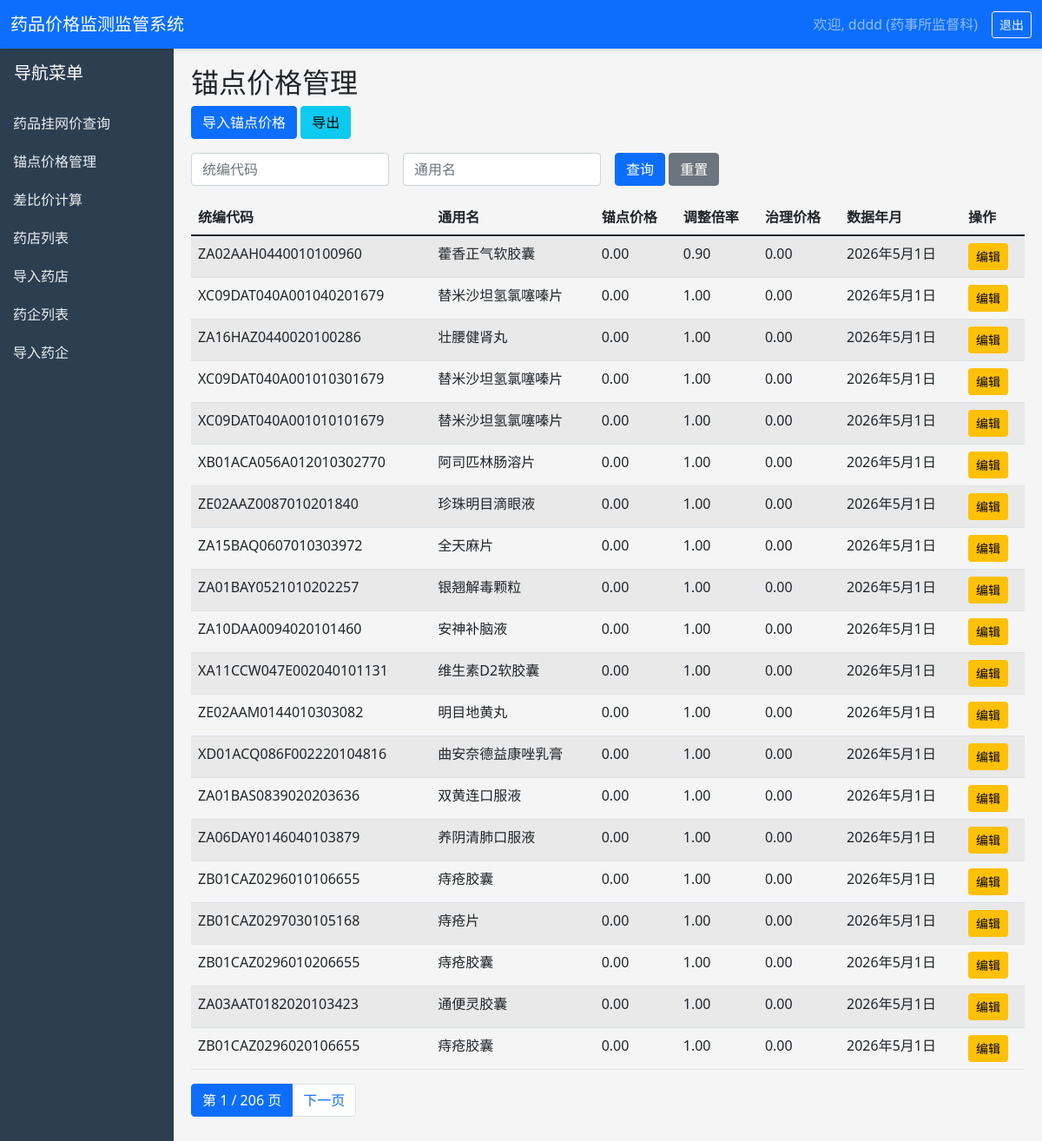
Screenshot of /supervisor/anchor-prices/ (signed in) with the database file from the repository.
### core/models.py (models this page shows, shortened)
class User(AbstractUser):
    USER_TYPE_CHOICES = [
        ('admin', '系统管理员'),
        ('supervisor', '药事所监督科'),
        ('drug_section', '药事所药品科'),
        ('pharmacy', '药店'),
        ('company', '药企'),
        ('district', '区县医保局'),
    ]
    user_type = models.CharField(max_length=20, choices=USER_TYPE_CHOICES, verbose_name='用户类型')
    phone = models.CharField(max_length=20, blank=True, verbose_name='联系电话')
    department = models.ForeignKey('Department', on_delete=models.SET_NULL, null=True, blank=True, related_name='users')
    organization = models.CharField(max_length=200, blank=True, verbose_name='所属机构')
    medical_insurance_code = models.CharField(max_length=50, blank=True, verbose_name='医保编码')
    class Meta:
        verbose_name = '用户'
        verbose_name_plural = '用户'

class AnchorPrice(models.Model):
    drug = models.ForeignKey(Drug, on_delete=models.CASCADE, related_name='anchor_prices')
    anchor_price = models.DecimalField(max_digits=12, decimal_places=2, verbose_name='锚点价格')
    adjust_ratio = models.DecimalField(max_digits=5, decimal_places=2, default=Decimal('1.0'), verbose_name='调整倍率')
    target_price = models.DecimalField(max_digits=12, decimal_places=2, default=0, verbose_name='治理价格')
    record_date = models.DateField(verbose_name='数据年月')
    created_by = models.ForeignKey(User, on_delete=models.SET_NULL, null=True, verbose_name='创建人')
    created_at = models.DateTimeField(auto_now_add=True)
    class Meta:
        verbose_name = '锚点价格'
        verbose_name_plural = '锚点价格'

class Drug(models.Model):
    code = models.CharField(max_length=50, unique=True, verbose_name='统编代码')
    drug_category = models.CharField(max_length=50, choices=DrugCategory.choices, verbose_name='药品分类')
    generic_name = models.CharField(max_length=200, verbose_name='通用名')
    catalog_dosage_form = models.CharField(max_length=100, blank=True, verbose_name='目录剂型')
    description_dosage_form = models.CharField(max_length=100, blank=True, verbose_name='表述剂型')
    spec_package = models.CharField(max_length=500, blank=True, verbose_name='规格包装')
    content = models.CharField(max_length=50, blank=True, verbose_name='含量')
    content_unit = models.CharField(max_length=20, blank=True, verbose_name='含量单位')
    volume = models.CharField(max_length=50, blank=True, verbose_name='装量')
    volume_unit = models.CharField(max_length=20, blank=True, verbose_name='装量单位')
    quantity = models.CharField(max_length=50, blank=True, verbose_name='计价数量')
    quantity_unit = models.CharField(max_length=20, blank=True, verbose_name='计价数量单位')
    package_quantity = models.CharField(max_length=50, blank=True, verbose_name='包装数量')
    usage_days = models.CharField(max_length=50, blank=True, verbose_name='服用天数')
    standard_holder = models.CharField(max_length=200, blank=True, verbose_name='标化持有人')
    catalog_holder = models.CharField(max_length=300, blank=True, verbose_name='目录序号&标化持有人')
    catalog_name = models.CharField(max_length=200, blank=True, verbose_name='医保目录名')
    special_note = models.CharField(max_length=200, blank=True, verbose_name='特殊标注')
    network_price = models.DecimalField(max_digits=12, decimal_places=2, default=0, verbose_name='挂网价')
    anchor_price = models.DecimalField(max_digits=12, decimal_places=2, default=0, verbose_name='锚点价格')
    is_standard = models.BooleanField(default=False, verbose_name='是否标准品')
    standard_mark = models.CharField(max_length=100, blank=True, verbose_name='标准品标记')
    standard_price = models.DecimalField(max_digits=12, decimal_places=2, default=0, verbose_name='差比价')
    price_diff = models.DecimalField(max_digits=12, decimal_places=2, default=0, verbose_name='价差对比')
    unit_value = models.DecimalField(max_digits=20, decimal_places=6, default=0, verbose_name='单体差比值')
    class Meta:
        verbose_name = '药品'
        verbose_name_plural = '药品'

### core/views.py (the view)
# urls.py: path('supervisor/anchor-prices/', v.supervisor_anchor_price_list, name='supervisor_anchor_price_list'),
@login_required
def supervisor_anchor_price_list(request):
    anchors = AnchorPrice.objects.all().select_related('drug').order_by('id')
    drug_code = request.GET.get('drug_code')
    generic_name = request.GET.get('generic_name')
    if drug_code:
        anchors = anchors.filter(drug__code__icontains=drug_code)
    if generic_name:
        anchors = anchors.filter(drug__generic_name__icontains=generic_name)
    paginator = Paginator(anchors, 20)
    page_number = request.GET.get('page')
    page_obj = paginator.get_page(page_number)
    return render(request, 'core/yaoshisuo/anchor_price_list.html', {'page_obj': page_obj})

### templates/core/yaoshisuo/anchor_price_list.html (shortened to what this page needs)
{% extends 'core/base.html' %}
{% block sidebar %}
<div class="p-3"><h5>导航菜单</h5></div>
<a href="{% url 'supervisor_drug_list' %}">药品挂网价查询</a>
<a href="{% url 'supervisor_anchor_price_list' %}">锚点价格管理</a>
<a href="{% url 'calculate_ratio' %}">差比价计算</a>
<a href="{% url 'supervisor_pharmacy_list' %}">药店列表</a>
<a href="{% url 'supervisor_pharmacy_import' %}">导入药店</a>
<a href="{% url 'supervisor_company_list' %}">药企列表</a>
<a href="{% url 'supervisor_company_import' %}">导入药企</a>
{% endblock %}
{% block content %}
<h2>锚点价格管理</h2>
<div class="mb-3">
    <a href="{% url 'supervisor_anchor_price_import' %}" class="btn btn-primary">导入锚点价格</a>
    <a href="{% url 'anchor_price_export' %}" class="btn btn-info">导出</a>
</div>
<form method="get" class="row g-3 mb-3">
    <div class="col-md-3">
        <input type="text" name="drug_code" class="form-control" placeholder="统编代码" value="{{ request.GET.drug_code|default:'' }}">
    </div>
    <div class="col-md-3">
        <input type="text" name="generic_name" class="form-control" placeholder="通用名" value="{{ request.GET.generic_name|default:'' }}">
    </div>
    <div class="col-md-3">
        <button type="submit" class="btn btn-primary">查询</button>
        <a href="{% url 'supervisor_anchor_price_list' %}" class="btn btn-secondary">重置</a>
    </div>
</form>
<table class="table table-striped">
    <thead>
        <tr>
            <th>统编代码</th>
            <th>通用名</th>
            <th>锚点价格</th>
            <th>调整倍率</th>
            <th>治理价格</th>
            <th>数据年月</th>
            <th>操作</th>
        </tr>
    </thead>
    <tbody>
        {% for anchor in page_obj %}
        <tr>
            <td>{{ anchor.drug.code }}</td>
            <td>{{ anchor.drug.generic_name }}</td>
            <td>{{ anchor.anchor_price }}</td>
            <td>{{ anchor.adjust_ratio }}</td>
            <td>{{ anchor.target_price }}</td>
            <td>{{ anchor.record_date }}</td>
            <td>
                <a href="{% url 'supervisor_anchor_price_edit' anchor.pk %}" class="btn btn-sm btn-warning">编辑</a>
            </td>
        </tr>
        {% empty %}
        <tr><td colspan="7" class="text-center">暂无数据</td></tr>
        {% endfor %}
    </tbody>
</table>
<nav>
    <ul class="pagination">
        <li class="page-item active"><span class="page-link">第 {{ page_obj.number }} / {{ page_obj.paginator.num_pages }} 页</span></li>
        {% if page_obj.has_next %}
        <li class="page-item"><a class="page-link" href="?page={{ page_obj.next_page_number }}">下一页</a></li>
        {% endif %}
    </ul>
</nav>
{% endblock %}

### templates/core/base.html (shortened to what this page needs)
<!DOCTYPE html>
<html lang="zh-CN">
<head>
    <link href="https://cdn.jsdelivr.net/npm/bootstrap@5.1.3/dist/css/bootstrap.min.css" rel="stylesheet">
</head>
<body>
    {% if user.is_authenticated %}
    <nav class="navbar navbar-expand-lg navbar-dark bg-primary">
        <div class="container-fluid">
            <a class="navbar-brand" href="{% url 'dashboard' %}">药品价格监测监管系统</a>
            <div class="collapse navbar-collapse">
                <span class="navbar-text me-3">
                    欢迎, {{ user.username }} ({{ user.get_user_type_display }})
                </span>
                <a href="{% url 'logout' %}" class="btn btn-sm btn-outline-light">退出</a>
            </div>
        </div>
    </nav>
    <div class="container-fluid">
        <div class="row">
            <div class="col-md-2 sidebar p-0">
                {% block sidebar %}{% endblock %}
            </div>
            <div class="col-md-10 content">
                {% block content %}{% endblock %}
            </div>
        </div>
    </div>
    {% else %}
    {% block login_content %}{% endblock %}
    {% endif %}
</body>
</html>

### templates/core/base.html (style rules this page uses)
body { background-color: #f5f5f5; }
.sidebar { min-height: 100vh; background: #2c3e50; color: white; }
.sidebar a { color: #ecf0f1; text-decoration: none; padding: 10px 15px; display: block; }
.content { padding: 20px; }
.navbar { box-shadow: 0 2px 4px rgba(0,0,0,0.1); }

### rows the page displays
User: username "dddd", user_type "药事所监督科"
AnchorPrice: drug.code "ZA02AAH0440010100960", drug.generic_name "藿香正气软胶囊", anchor_price "0.00", adjust_ratio "0.90", target_price "0.00", record_date "2026年5月1日"
AnchorPrice: drug.code "XC09DAT040A001040201679", drug.generic_name "替米沙坦氢氯噻嗪片", anchor_price "0.00", adjust_ratio "1.00", target_price "0.00", record_date "2026年5月1日"
AnchorPrice: drug.code "ZA16HAZ0440020100286", drug.generic_name "壮腰健肾丸", anchor_price "0.00", adjust_ratio "1.00", target_price "0.00", record_date "2026年5月1日"
AnchorPrice: drug.code "XC09DAT040A001010301679", drug.generic_name "替米沙坦氢氯噻嗪片", anchor_price "0.00", adjust_ratio "1.00", target_price "0.00", record_date "2026年5月1日"
AnchorPrice: drug.code "XC09DAT040A001010101679", drug.generic_name "替米沙坦氢氯噻嗪片", anchor_price "0.00", adjust_ratio "1.00", target_price "0.00", record_date "2026年5月1日"
AnchorPrice: drug.code "XB01ACA056A012010302770", drug.generic_name "阿司匹林肠溶片", anchor_price "0.00", adjust_ratio "1.00", target_price "0.00", record_date "2026年5月1日"
AnchorPrice: drug.code "ZE02AAZ0087010201840", drug.generic_name "珍珠明目滴眼液", anchor_price "0.00", adjust_ratio "1.00", target_price "0.00", record_date "2026年5月1日"
AnchorPrice: drug.code "ZA15BAQ0607010303972", drug.generic_name "全天麻片", anchor_price "0.00", adjust_ratio "1.00", target_price "0.00", record_date "2026年5月1日"
AnchorPrice: drug.code "ZA01BAY0521010202257", drug.generic_name "银翘解毒颗粒", anchor_price "0.00", adjust_ratio "1.00", target_price "0.00", record_date "2026年5月1日"
AnchorPrice: drug.code "ZA10DAA0094020101460", drug.generic_name "安神补脑液", anchor_price "0.00", adjust_ratio "1.00", target_price "0.00", record_date "2026年5月1日"
AnchorPrice: drug.code "XA11CCW047E002040101131", drug.generic_name "维生素D2软胶囊", anchor_price "0.00", adjust_ratio "1.00", target_price "0.00", record_date "2026年5月1日"
AnchorPrice: drug.code "ZE02AAM0144010303082", drug.generic_name "明目地黄丸", anchor_price "0.00", adjust_ratio "1.00", target_price "0.00", record_date "2026年5月1日"
AnchorPrice: drug.code "XD01ACQ086F002220104816", drug.generic_name "曲安奈德益康唑乳膏", anchor_price "0.00", adjust_ratio "1.00", target_price "0.00", record_date "2026年5月1日"
AnchorPrice: drug.code "ZA01BAS0839020203636", drug.generic_name "双黄连口服液", anchor_price "0.00", adjust_ratio "1.00", target_price "0.00", record_date "2026年5月1日"
AnchorPrice: drug.code "ZA06DAY0146040103879", drug.generic_name "养阴清肺口服液", anchor_price "0.00", adjust_ratio "1.00", target_price "0.00", record_date "2026年5月1日"
AnchorPrice: drug.code "ZB01CAZ0296010106655", drug.generic_name "痔疮胶囊", anchor_price "0.00", adjust_ratio "1.00", target_price "0.00", record_date "2026年5月1日"
AnchorPrice: drug.code "ZB01CAZ0297030105168", drug.generic_name "痔疮片", anchor_price "0.00", adjust_ratio "1.00", target_price "0.00", record_date "2026年5月1日"
AnchorPrice: drug.code "ZB01CAZ0296010206655", drug.generic_name "痔疮胶囊", anchor_price "0.00", adjust_ratio "1.00", target_price "0.00", record_date "2026年5月1日"
AnchorPrice: drug.code "ZA03AAT0182020103423", drug.generic_name "通便灵胶囊", anchor_price "0.00", adjust_ratio "1.00", target_price "0.00", record_date "2026年5月1日"
AnchorPrice: drug.code "ZB01CAZ0296020106655", drug.generic_name "痔疮胶囊", anchor_price "0.00", adjust_ratio "1.00", target_price "0.00", record_date "2026年5月1日"

### other values shown
{{ page_obj.number }} "1"
{{ page_obj.paginator.num_pages }} "206"
